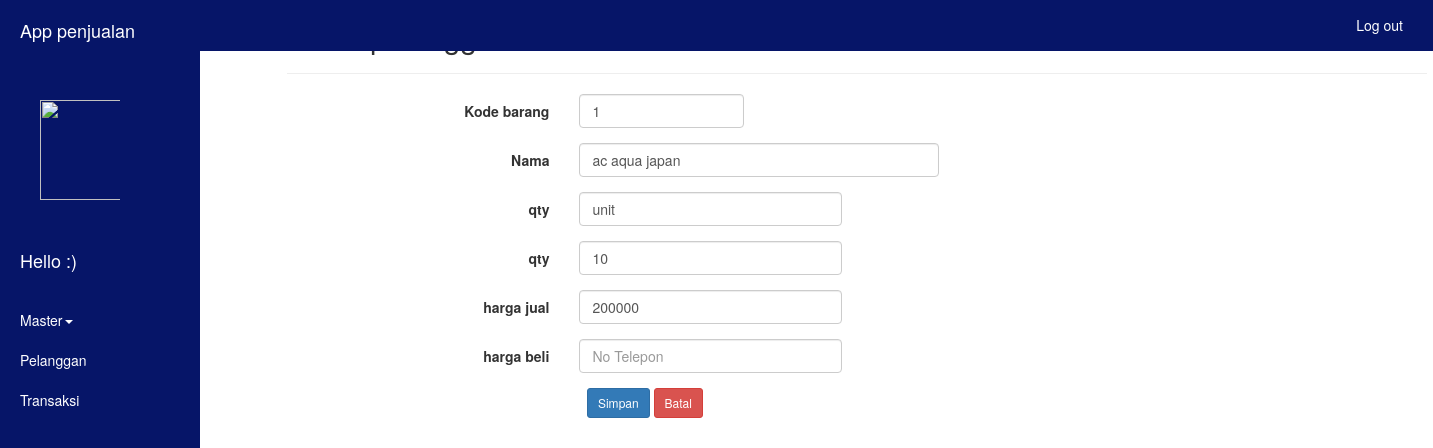
Screenshot of /edit2.php?kd_barang=1 with the database file from the repository.
### tables this page shows
CREATE TABLE `tb_barang` (
  `kd_barang` int(11) NOT NULL,
  `nama_barang` varchar(20) NOT NULL,
  `satuan` varchar(10) NOT NULL,
  `qty` int(11) NOT NULL,
  `harga_beli` float NOT NULL,
  `harga_jual` float NOT NULL
);

### edit2.php (the view, shortened to what this page needs)
<?php
include('koneksi.php');
?>
<html>
<head>
<link rel="stylesheet" href="css/bootstrap.min.css"/>
</head>
<body>
  <div id="wrapper" class="active">
      <div id="sidebar-wrapper">
      <ul id="sidebar_menu" class="sidebar-nav">
           <li class="sidebar-brand"><a>App penjualan</a></li>
           <li class="sidebar-brand"><img src="download.png"></li>
           <li class="sidebar-brand"><a><span class="light" id="main_icon">Hello :)</span></a></li>
      </ul>
        <ul class="sidebar-nav" id="sidebar">
         <li class="dropdown">
          <a href="#" class="dropdown-toggle" data-toggle="dropdown">Master<span class="caret"></span></a>
        </li>
         <li class="active"><a href="v_pelanggan.php">Pelanggan</a></li>
          <li class="active"><a href="v_transaksi.php">Transaksi</a></li>
        </ul>
      </div>
      <div id="page-content-wrapper">
         <nav class="navbar navbar-custom navbar-fixed-top" role="navigation">
        <div class="container-fluid satu">
            <div class="collapse navbar-collapse navbar-right navbar-main-collapse">
                <ul class="nav navbar-nav">
                    <li>
                        <a href="logout.php">Log out</a>
                    </li>
                </ul>
            </div>
        </div>
    </nav>
    <div id="main-wrapper" class="col-md-11 pull-right">
            <div id="main">
            <div class="container">
  <div class="content">
      <h2>Menu pelanggan &raquo; Edit Data</h2>
      <hr />
      <?php
      $kd_barang = $_GET['kd_barang'];
      $sql = mysqli_query($conn, "SELECT * FROM tb_barang WHERE kd_barang='$kd_barang'");
        $rows = mysqli_fetch_assoc($sql);
      ?>
      <form class="form-horizontal" action="" method="POST">
        <div class="form-group">
          <label class="col-sm-3 control-label">Kode barang</label>
          <div class="col-sm-2">
            <input type="text" name="kd_barang" value="<?php echo $rows['kd_barang']; ?>" class="form-control" placeholder="NIK" required>
          </div>
        </div>
        <div class="form-group">
          <label class="col-sm-3 control-label">Nama</label>
          <div class="col-sm-4">
            <input type="text" name="nama" value="<?php echo $rows['nama_barang']; ?>" class="form-control" placeholder="Nama" required>
          </div>
        </div>
        <div class="form-group">
          <label class="col-sm-3 control-label">qty</label>
          <div class="col-sm-3">
            <input type="text" name="satuan" value="<?php echo $rows['satuan']; ?>" class="form-control" placeholder="Tempat Lahir" required>
          </div>
        </div>
        <div class="form-group">
          <label class="col-sm-3 control-label">qty</label>
          <div class="col-sm-3">
            <input type="text" name="qty" value="<?php echo $rows['qty']; ?>" class="form-control" placeholder="Tempat Lahir" required>
          </div>
        </div>
        <div class="form-group">
          <label class="col-sm-3 control-label">harga jual</label>
          <div class="col-sm-3">
            <input type="text" name="harga_beli" value="<?php echo $rows['harga_beli']; ?>" class="form-control" placeholder="No Telepon" required>
          </div>
        </div>
         <div class="form-group">
          <label class="col-sm-3 control-label">harga beli</label>
          <div class="col-sm-3">
            <input type="text" name="harga_jual" value="<?php echo $rows['hrg_jual']; ?>" class="form-control" placeholder="No Telepon" required>
          </div>
        </div>
        </div>
        <div class="form-group">
          <label class="col-sm-3 control-label">&nbsp;</label>
          <div class="col-sm-6">
            <input type="submit" name="save" class="btn btn-sm btn-primary" value="Simpan" data-toggle="tooltip" title="Simpan Data Karyawan">
            <a href="v_pelanggan.php" class="btn btn-sm btn-danger" data-toggle="tooltip" title="Batal">Batal</a>
          </div>
        </div>
    </div>
      </div>
      </div>
      </div>
    </div>
</body>
</html>

### edit2.php (style rules this page uses)
#wrapper { padding-left: 70px; transition: all .4s ease 0s; height: 100%; }
#sidebar-wrapper { margin-left: -150px; left: 70px; width: 200px; background: #aaa; position: fixed; height: 100%; z-index: 10000; transition: all .4s ease 0s; background-color: #061568; }
.sidebar-nav { display: block; float: left; width: 200px; list-style: none; margin: 0; padding: 0; background-color: #31f91b; }
#page-content-wrapper { padding-left: 0; margin-left: 0; width: 100%; height: auto; }
#wrapper.active { padding-left: 150px; }
#wrapper.active #sidebar-wrapper { left: 150px; }
#page-content-wrapper { width: 100%; }
#sidebar_menu li a, .sidebar-nav li a { background-color: white; display: block; float: left; text-decoration: none; width: 150px; background: #fff; -webkit-transition: background .5s; -moz-transition: background .5s; -o-transition: background .5s; -ms-transition: background .5s; transition: background .5s; background-color: #061568; }
.sidebar-nav li { line-height: 40px; text-indent: 20px; }
.sidebar-nav li a { color: white; display: block; text-decoration: none; }
.sidebar-nav { background-color:#061568; width: 200px; }
.sidebar-nav > .sidebar-brand { height: 100px; width: 200px; line-height: 60px; font-size: 18px; }
.sidebar-nav > .sidebar-brand a { color: white; }
#main_icon { float:left; padding-right: 30px; padding-top:30px; color: white; }
.sidebar-brand img { width: 100px; height:100px; }
.navbar { background-color: #061568; }
.navbar a { color: white; }

### rows the page displays
tb_barang: kd_barang "1", nama "ac aqua japan", satuan "unit", qty "10", harga_beli "200000"
